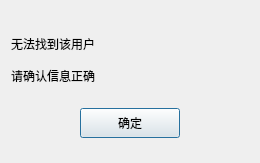
<?xml version="1.0" encoding="UTF-8"?>
<ui version="4.0">
 <class>FindFailedDlg</class>
 <widget class="QDialog" name="FindFailedDlg">
  <property name="geometry">
   <rect>
    <x>0</x>
    <y>0</y>
    <width>260</width>
    <height>163</height>
   </rect>
  </property>
  <property name="minimumSize">
   <size>
    <width>260</width>
    <height>163</height>
   </size>
  </property>
  <property name="maximumSize">
   <size>
    <width>260</width>
    <height>163</height>
   </size>
  </property>
  <property name="windowTitle">
   <string>Dialog</string>
  </property>
  <layout class="QVBoxLayout" name="verticalLayout">
   <property name="spacing">
    <number>7</number>
   </property>
   <property name="leftMargin">
    <number>11</number>
   </property>
   <property name="topMargin">
    <number>11</number>
   </property>
   <property name="rightMargin">
    <number>11</number>
   </property>
   <property name="bottomMargin">
    <number>11</number>
   </property>
   <item>
    <spacer name="verticalSpacer">
     <property name="orientation">
      <enum>Qt::Vertical</enum>
     </property>
     <property name="sizeType">
      <enum>QSizePolicy::Fixed</enum>
     </property>
     <property name="sizeHint" stdset="0">
      <size>
       <width>20</width>
       <height>20</height>
      </size>
     </property>
    </spacer>
   </item>
   <item>
    <widget class="QLabel" name="failed_tip">
     <property name="minimumSize">
      <size>
       <width>0</width>
       <height>25</height>
      </size>
     </property>
     <property name="maximumSize">
      <size>
       <width>16777215</width>
       <height>25</height>
      </size>
     </property>
     <property name="text">
      <string>无法找到该用户</string>
     </property>
    </widget>
   </item>
   <item>
    <widget class="QLabel" name="tailed_tip2">
     <property name="minimumSize">
      <size>
       <width>0</width>
       <height>25</height>
      </size>
     </property>
     <property name="maximumSize">
      <size>
       <width>16777215</width>
       <height>25</height>
      </size>
     </property>
     <property name="text">
      <string>请确认信息正确</string>
     </property>
    </widget>
   </item>
   <item>
    <widget class="QWidget" name="widget" native="true">
     <layout class="QHBoxLayout" name="horizontalLayout">
      <item>
       <widget class="ClickedBtn" name="failed_sure_btn">
        <property name="minimumSize">
         <size>
          <width>100</width>
          <height>30</height>
         </size>
        </property>
        <property name="maximumSize">
         <size>
          <width>100</width>
          <height>30</height>
         </size>
        </property>
        <property name="text">
         <string>确定</string>
        </property>
       </widget>
      </item>
     </layout>
    </widget>
   </item>
  </layout>
 </widget>
 <customwidgets>
  <customwidget>
   <class>ClickedBtn</class>
   <extends>QPushButton</extends>
   <header location="global">clickedbtn.h</header>
  </customwidget>
 </customwidgets>
 <resources/>
 <connections/>
</ui>
